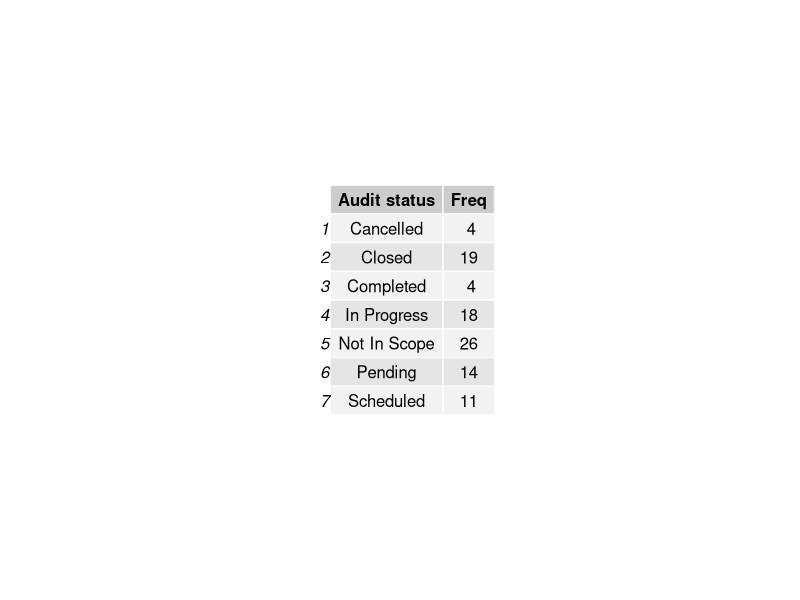
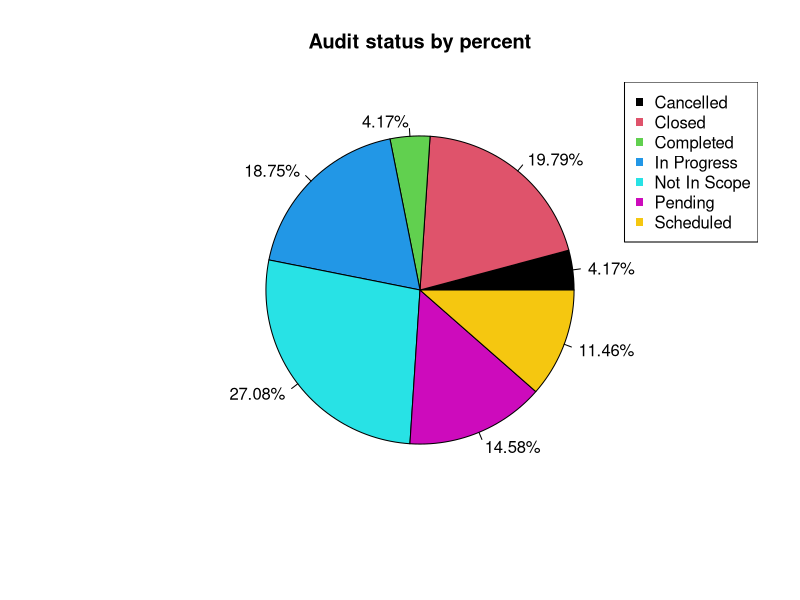
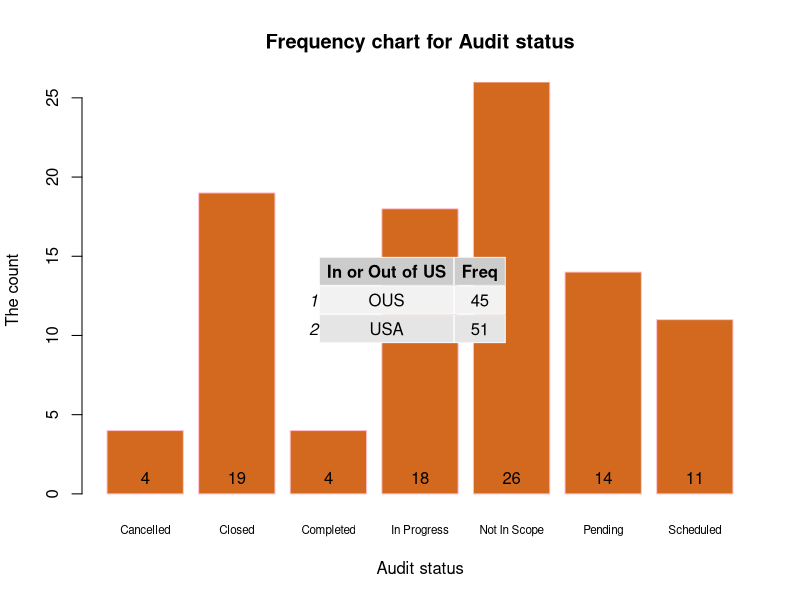
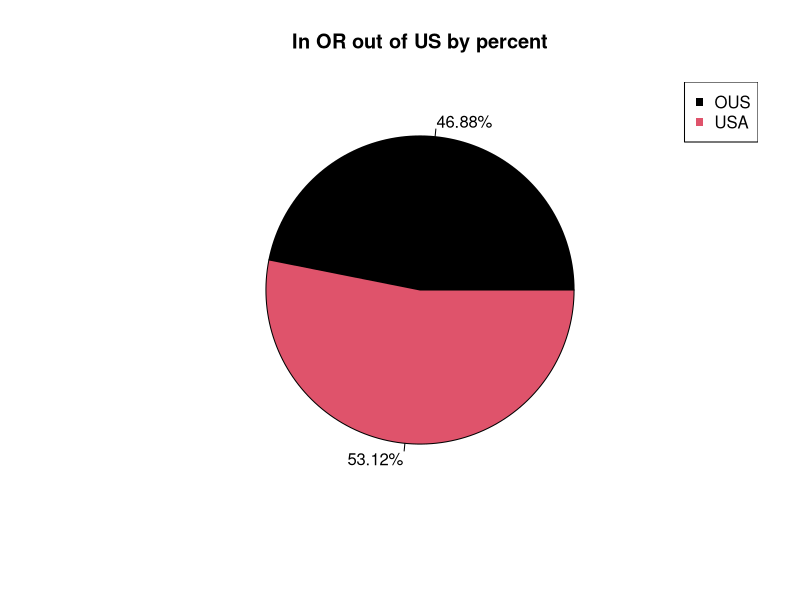
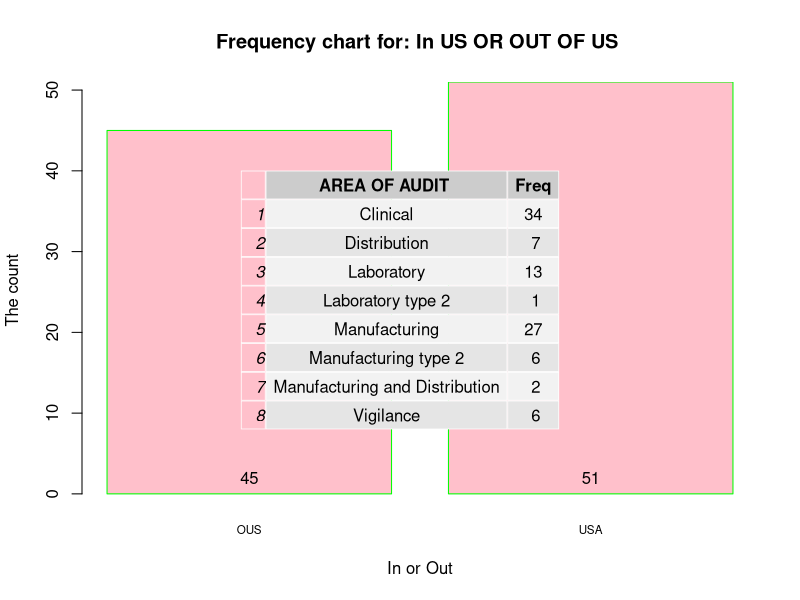
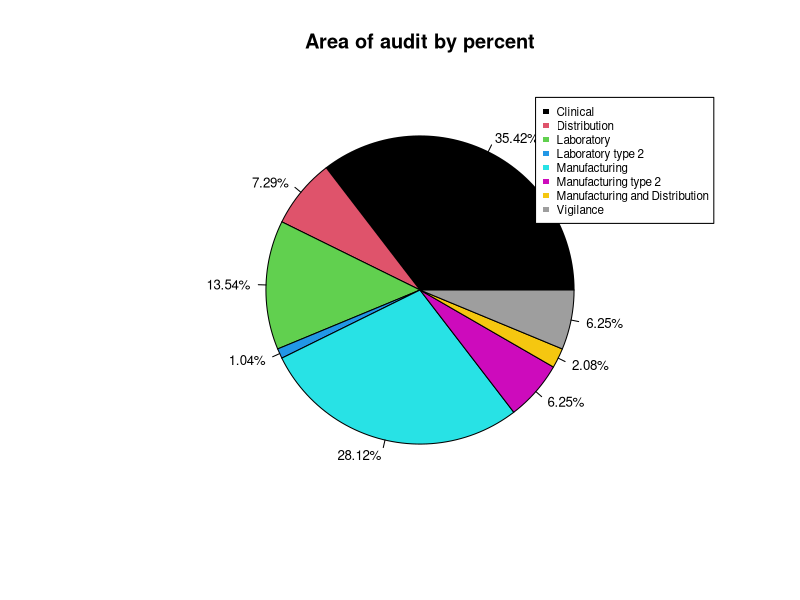
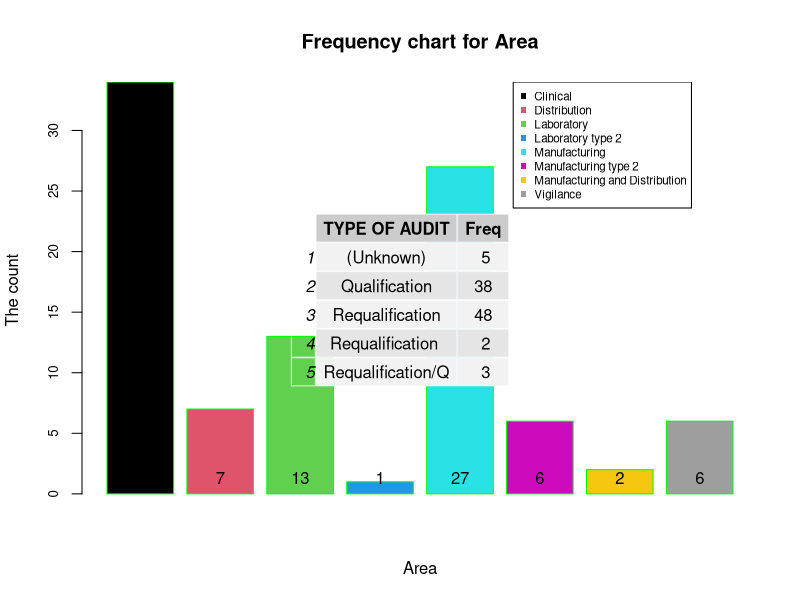
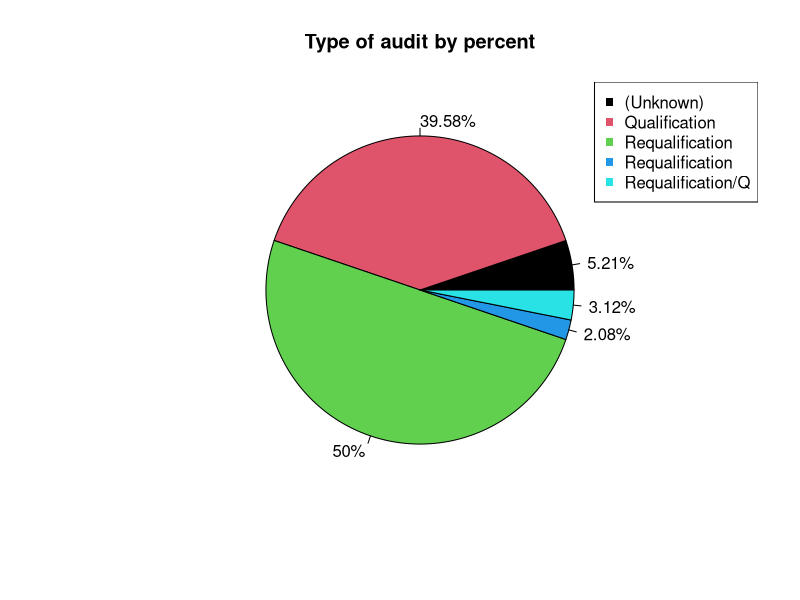

Reproduce these figures in R, in order. (Note: this script raises an error after producing the figures.)
## ---- chunk 1
setwd("C:/Users/ksiro/Documents/GitHub/FDA-Regulated Industry Audits")
getdata <- read.csv("GXP.csv",sep=",",header=TRUE)
df <- getdata[1:96,c(2,3,6,7,8,9)]
## ---- chunk 2
a1<- table(as.character(df[,1]))
a2 <- table(as.character(df[,2]))
a3 <- table(as.character(df[,3]))
a4 <- table(as.character(df[,4]))
a5 <- table(as.character(df[,5]))
a6 <- table(as.character(df[,6]))
## ---- chunk 3
library(gridExtra)
tb1<- data.frame(a1)
colnames(tb1)<- c("Audit status","Freq")
grid.table(tb1)

percent <- (100*tb1[,2])/(sum(tb1[,2]))
percent<- round(percent,2)
labels <- paste(percent,"%",sep="")
pie(a1,labels=labels,main="Audit status by percent",col=unique(tb1[,1]))
legend("topright", legend=tb1[,1],col=unique(tb1[,1]),pch=15)

p1<- barplot(a1,col="chocolate",border="pink",cex.names=0.7,xpd=FALSE,xlab="Audit status",ylab="The count",main="Frequency chart for Audit status")
text(p1, 0, round(a1, 1), pos=3,xpd=FALSE)
## ---- chunk 4
tb2<- data.frame(a2)
colnames(tb2)<- c("In or Out of US","Freq")
grid.table(tb2)

percent <- (100*tb2[,2])/(sum(tb2[,2]))
percent<- round(percent,2)
labels <- paste(percent,"%",sep="")
pie(a2,labels=labels,main="In OR out of US by percent",col=unique(tb2[,1]))
legend("topright", legend=tb2[,1],col=unique(tb2[,1]),pch=15)

p2<- barplot(a2,col="pink",cex.names=0.7,border="green",xpd=FALSE,xlab="In or Out",ylab="The count",main="Frequency chart for: In US OR OUT OF US ")
text(p2, 0, round(a2, 1), pos=3,xpd=FALSE)
## ---- chunk 5
names(a3)<- c("Clinical","Distribution","Laboratory","Laboratory type 2","Manufacturing","Manufacturing type 2","Manufacturing and Distribution","Vigilance")

tb3<- data.frame(a3)

colnames(tb3)<- c("AREA OF AUDIT ","Freq")
grid.table(tb3)

percent <- (100*tb3[,2])/(sum(tb3[,2]))
percent<- round(percent,2)
labels <- paste(percent,"%",sep="")

pie(a3,labels=labels,main="Area of audit by percent",col=unique(tb3[,1]),cex=0.8)
legend(.6,1, legend=tb3[,1],col=unique(tb3[,1]),pch=15,cex=.7)



p3<- barplot(a3,col=tb3[,1],cex.names=0.7,cex.axis=.8,border="green",xpd=FALSE,xlab="Area",ylab="The count",main="Frequency chart for Area",names.arg=FALSE)
text(p3, 0, round(a3, 1), pos=3,xpd=FALSE)
legend(6.3,34, legend=tb3[,1],col=unique(tb3[,1]),pch=15,cex=0.7)
## ---- chunk 6
tb4<- data.frame(a4)
colnames(tb4)<- c("TYPE OF AUDIT","Freq")
grid.table(tb4)

percent <- (100*tb4[,2])/(sum(tb4[,2]))
percent<- round(percent,2)
labels <- paste(percent,"%",sep="")
pie(a4,labels=labels,main="Type of audit by percent",col=unique(tb4[,1]))
legend("topright", legend=tb4[,1],col=unique(tb4[,1]),pch=15)

p4<- barplot(a4,col="red",cex.names=0.7,border="green",xpd=FALSE,xlab="Type of audit",ylab="The count",main="Frequency chart for Audit type")
text(p4, 0, round(a4, 1), pos=3,xpd=FALSE)
## ---- chunk 7
tb5<- data.frame(a5)
colnames(tb5)<- c("METHOD USED","Freq")
grid.table(tb5)

percent <- (100*tb5[,2])/(sum(tb5[,2]))
percent<- round(percent,2)
labels <- paste(percent,"%",sep="")
pie(a5,labels=labels,main="Method used by percent",col=unique(tb5[,1]))
legend(-1.3,1, legend=tb5[,1],col=unique(tb5[,1]),pch=15,cex=.70)

p5<- barplot(a5,col="orange",border="green",cex.names=0.7,xpd=FALSE,xlab="Method used",ylab="The count",main="Frequency chart for Audit Method")
text(p5, 0, round(a5, 1), pos=3,xpd=FALSE)
## ---- chunk 8
tb6<- data.frame(a6)
colnames(tb6)<- c("PROPOSED QUARTER","Freq")
grid.table(tb6)

percent <- (100*tb6[,2])/(sum(tb6[,2]))
percent<- round(percent,2)
labels <- paste(percent,"%",sep="")
pie(a6,labels=labels,main="Quarter by percent",col=unique(tb6[,1]))
legend("topright", legend=tb6[,1],col=unique(tb6[,1]),pch=15)

p6<- barplot(a6,col="purple",border="green",xpd=FALSE,cex.names=0.7,xlab="Proposed quarter",ylab="The count",main="Frequency chart for Quarter")
text(p6, 0, round(a6, 1), pos=3,xpd=FALSE)

## ---- chunk 9
library(dplyr)
scope <- df %>% filter(Audit.Status=="Not In Scope") %>% group_by(In.USA.or.OUS) %>% summarise(count=n())
scope<- data.frame(scope)
pie(scope[,2],col=unique(scope[,1]),labels=c("50%","50%"),main="Audits that are out of scope (US or OUS)?")
legend(-1,1,legend=scope[,1],col=unique(scope[,1]),pch=19)
## ---- chunk 10
getdata <- read.csv("GXP.csv",sep=",",header=TRUE)
df <- getdata[1:96,c(2,3,6,7,8,9)]
library(dplyr)
us <- df %>% filter(In.USA.or.OUS=="USA") %>% group_by(Audit.Type) %>% summarise(count=n())
us <- data.frame(us)
percent <- round((100*us[,2])/(sum(us[,2])),2)
labels <- paste(percent,"%",sep="")
pie(us[,2],labels=labels,main="Types within US",col=unique(us[,1]))
legend(-1.2,1,legend=us[,1],col=unique(us[,1]),pch=19)
## ---- chunk 11
library(dplyr)
manf <- df %>% filter(GxP.Area=="GMP") %>% group_by(Audit.Status) %>% summarise(count=n())
manf <- data.frame(manf)
percent= round((100*manf[,2])/(sum(manf[,2])),2)
labels <- paste(percent,"%",sep="")
pie(manf[,2],col=unique(manf[,1]),labels=labels,main="Manufacturing practices and their Status")
legend(-1,1, legend=manf[,1],col=manf[,1],pch=18)
## ---- chunk 12
getdata2 <- read.csv("CSQA.csv",sep=",",header=TRUE)
## ---- chunk 13
df2 <- getdata2[,c(3,4,7,8,9,10)]
a1<- table(as.character(df2[,1]))
a2 <- table(as.character(df2[,2]))
a3 <- table(as.character(df2[,3]))
a4 <- table(as.character(df2[,4]))
a5 <- table(as.character(df2[,5]))
a6 <- table(as.character(df2[,6]))
## ---- chunk 14
library(gridExtra)
## ---- chunk 15
td1<- data.frame(a1)
colnames(td1)<- c("Audit status","Freq")
grid.table(td1)
## ---- chunk 16
td2<- data.frame(a2)
colnames(td2)<- c("In or Out of US","Freq")
grid.table(td2)
## ---- chunk 17
td3<- data.frame(a3)
colnames(td3)<- c("AREA OF AUDIT ","Freq")
grid.table(td3)
## ---- chunk 18
tb4<- data.frame(a4)
colnames(tb4)<- c("TYPE OF AUDIT","Freq")
grid.table(tb4)
## ---- chunk 19
tb5<- data.frame(a5)
colnames(tb5)<- c("METHOD USED","Freq")
grid.table(tb5)
## ---- chunk 20
tb6<- data.frame(a6)
colnames(tb6)<- c("PROPOSED QUARTER","Freq")
grid.table(tb6)
## ---- chunk 21
date_1<- getdata[,c(14,15)]
intake<- as.character(date_1[,1])
sent <- as.character(date_1[,2])
intake <- as.Date(intake,format = "%m/%d/%Y")
sent <- as.Date(sent,format = "%m/%d/%Y")
Days_Intake_QSent <- sent[1:100] - intake[1:100]
x<- data.frame(Days_Intake_QSent)
mean_1 <- mean(Days_Intake_QSent,na.rm=TRUE)
median_1<- median(Days_Intake_QSent,na.rm=TRUE)
print(paste("Mean is:",round(mean_1,2), "and Median is:",median_1))
## ---- chunk 22
date_2 <- getdata[,c(15,16)]
sent <- as.character(date_2[,1])
received <- as.character(date_2[,2])
sent <- as.Date(sent,format = "%m/%d/%Y")
received <- as.Date(received,format = "%m/%d/%Y")
Days_QSent_QReceived <- received[1:100] - sent[1:100]
x<-data.frame(Days_QSent_QReceived)
mean_2 <- mean(Days_QSent_QReceived,na.rm=TRUE)
median_2<- median(Days_QSent_QReceived,na.rm=TRUE)
print(paste("Mean is:",round(mean_2,2), "and Median is:",median_2)) 
## ---- chunk 23
date_3 <- getdata[,c(17,18)]
scheduled <- as.character(date_3[,1])
actual_start <- as.character(date_3[,2])
scheduled <- as.Date(scheduled,format = "%m/%d/%Y")
actual_start <- as.Date(actual_start,format = "%m/%d/%Y")
Days_AUDIT_scheduled_vs_AUDIT_actual <- actual_start[1:100] - scheduled[1:100]
x<-data.frame(Days_AUDIT_scheduled_vs_AUDIT_actual)
mean_3<- mean(Days_AUDIT_scheduled_vs_AUDIT_actual,na.rm=TRUE)
median_3<- median(Days_AUDIT_scheduled_vs_AUDIT_actual,na.rm=TRUE)
print(paste("Mean is:",round(mean_3,2), "and Median is:",median_3))
## ---- chunk 24
date_4 <- getdata[,c(18,19)]
start <- as.character(date_4[,1])
end <- as.character(date_4[,2])
start <- as.Date(start,format = "%m/%d/%Y")
end <- as.Date(end,format = "%m/%d/%Y")
Days_StartDate_EndDate <- end[1:100] - start[1:100]
x<-data.frame(Days_StartDate_EndDate)
mean_4<- mean(Days_StartDate_EndDate,na.rm=TRUE)
median_4<- median(Days_StartDate_EndDate,na.rm=TRUE)
print(paste("Mean is:",round(mean_4,2), "and Median is:",median_4))
## ---- chunk 25
date_5 <- getdata[,c(19,20)]
end<- as.character(date_5[,1])
audit_due <- as.character(date_5[,2])
end <- as.Date(end,format = "%m/%d/%Y")
audit_due <- as.Date(audit_due,format = "%m/%d/%Y")
Days_AuditEnd_FinalReportDue <- audit_due[1:100] - end[1:100]
x<-data.frame(Days_AuditEnd_FinalReportDue)
mean_5<- mean(Days_AuditEnd_FinalReportDue,na.rm=TRUE)
median_5<- median(Days_AuditEnd_FinalReportDue,na.rm=TRUE)
print(paste("Mean is:",round(mean_5,2), "and Median is:",median_5))
## ---- chunk 26
date_6 <- getdata[,c(20,21)]
audit_due <- as.character(date_6[,1])
audit_completed <- as.character(date_6[,2])
audit_due <- as.Date(audit_due,format = "%m/%d/%Y")
audit_completed <- as.Date(audit_completed,format = "%m/%d/%Y")
Days_FinalReportDue_CompletionDate <- audit_due[1:100] - audit_completed[1:100]
x<-data.frame(Days_FinalReportDue_CompletionDate)
mean_6 <- mean(Days_FinalReportDue_CompletionDate,na.rm=TRUE)
median_6<- median(Days_FinalReportDue_CompletionDate,na.rm=TRUE)
print(paste("Mean is:",round(mean_6,2), "and Median is:",median_6))
## ---- chunk 27
getdata2 <- read.csv("CSQA.csv",sep=",",header=TRUE)
## ---- chunk 28
date_1<- getdata2[,c(14,15)]
intake<- as.character(date_1[,1])
sent <- as.character(date_1[,2])
intake <- as.Date(intake,format = "%m/%d/%Y")
sent <- as.Date(sent,format = "%m/%d/%Y")
Days_Intake_QSent <- sent[1:12] - intake[1:12]
x<- data.frame(Days_Intake_QSent)
mean_1 <- mean(Days_Intake_QSent,na.rm=TRUE)
median_1<- median(Days_Intake_QSent,na.rm=TRUE)
print(paste("Mean is:",round(mean_1,2), "and Median is:",median_1))
## ---- chunk 29
date_2 <- getdata2[,c(15,16)]
sent <- as.character(date_2[,1])
received <- as.character(date_2[,2])
sent <- as.Date(sent,format = "%m/%d/%Y")
received <- as.Date(received,format = "%m/%d/%Y")
Days_QSent_QReceived <- received[1:12] - sent[1:12]
x<-data.frame(Days_QSent_QReceived)
mean_2 <- mean(Days_QSent_QReceived,na.rm=TRUE)
median_2<- median(Days_QSent_QReceived,na.rm=TRUE)
print(paste("Mean is:",round(mean_2,2), "and Median is:",median_2)) 
## ---- chunk 30
date_3 <- getdata2[,c(17,18)]
scheduled <- as.character(date_3[,1])
actual_start <- as.character(date_3[,2])
scheduled <- as.Date(scheduled,format = "%m/%d/%Y")
actual_start <- as.Date(actual_start,format = "%m/%d/%Y")
Days_AUDIT_scheduled_vs_AUDIT_actual <- actual_start[1:12] - scheduled[1:12]
x<-data.frame(Days_AUDIT_scheduled_vs_AUDIT_actual)
mean_3<- mean(Days_AUDIT_scheduled_vs_AUDIT_actual,na.rm=TRUE)
median_3<- median(Days_AUDIT_scheduled_vs_AUDIT_actual,na.rm=TRUE)
print(paste("Mean is:",round(mean_3,2), "and Median is:",median_3))
## ---- chunk 31
date_4 <- getdata2[,c(18,19)]
start <- as.character(date_4[,1])
end <- as.character(date_4[,2])
start <- as.Date(start,format = "%m/%d/%Y")
end <- as.Date(end,format = "%m/%d/%Y")
Days_StartDate_EndDate <- end[1:12] - start[1:12]
x<-data.frame(Days_StartDate_EndDate)
mean_4<- mean(Days_StartDate_EndDate,na.rm=TRUE)
median_4<- median(Days_StartDate_EndDate,na.rm=TRUE)
print(paste("Mean is:",round(mean_4,2), "and Median is:",median_4))
## ---- chunk 32
date_5 <- getdata2[,c(19,20)]
end<- as.character(date_5[,1])
audit_due <- as.character(date_5[,2])
end <- as.Date(end,format = "%m/%d/%Y")
audit_due <- as.Date(audit_due,format = "%m/%d/%Y")
Days_AuditEnd_FinalReportDue <- audit_due[1:12] - end[1:12]
x<-data.frame(Days_AuditEnd_FinalReportDue)
mean_5<- mean(Days_AuditEnd_FinalReportDue,na.rm=TRUE)
median_5<- median(Days_AuditEnd_FinalReportDue,na.rm=TRUE)
print(paste("Mean is:",round(mean_5,2), "and Median is:",median_5))
## ---- chunk 33
date_6 <- getdata2[,c(22,23)]
audit_debrief <- as.character(date_6[,1])
audit_completed <- as.character(date_6[,2])
audit_debrief <- as.Date(audit_debrief,format = "%m/%d/%Y")
audit_completed <- as.Date(audit_completed,format = "%m/%d/%Y")
Days_FinalReportDebrief_CompletionDate <- audit_completed[1:12] - audit_debrief[1:12]
x<-data.frame(Days_FinalReportDebrief_CompletionDate)
mean_6 <- mean(Days_FinalReportDebrief_CompletionDate,na.rm=TRUE)
median_6<- median(Days_FinalReportDebrief_CompletionDate,na.rm=TRUE)
print(paste("Mean is:",round(mean_6,2), "and Median is:",median_6))
